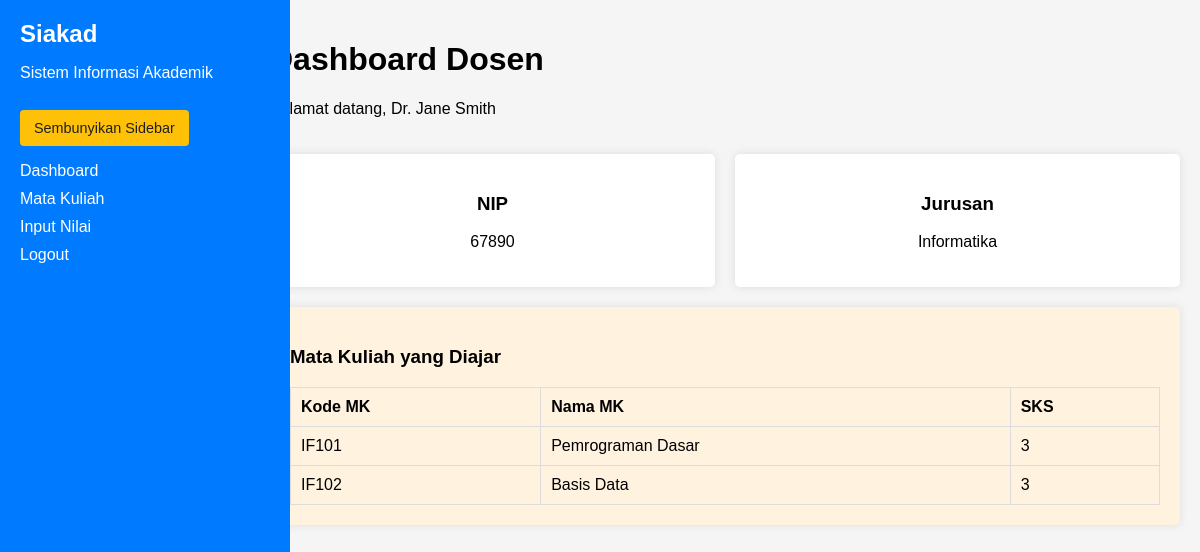
The app's page /views/dashboard_dosen.php (signed in) with its own data.
### tables this page shows
CREATE TABLE dosen (
    id INT AUTO_INCREMENT PRIMARY KEY,
    nip VARCHAR(20) UNIQUE NOT NULL,
    nama VARCHAR(100) NOT NULL,
    jurusan VARCHAR(50),
    FOREIGN KEY (nip) REFERENCES users(username) ON DELETE CASCADE
);

CREATE TABLE mata_kuliah (
    id INT AUTO_INCREMENT PRIMARY KEY,
    kode_mk VARCHAR(10) UNIQUE NOT NULL,
    nama_mk VARCHAR(100) NOT NULL,
    sks INT NOT NULL,
    dosen_id INT,
    FOREIGN KEY (dosen_id) REFERENCES dosen(id) ON DELETE SET NULL
);

### views/dashboard_dosen.php (the view, shortened to what this page needs)
<?php
include '../config/koneksi.php';
$query = "SELECT * FROM dosen WHERE nip = '{$_SESSION['user']}'";
$dosen = mysqli_fetch_assoc(mysqli_query($conn, $query));
$query_mk = "SELECT * FROM mata_kuliah WHERE dosen_id = {$dosen['id']}";
$mk_list = mysqli_query($conn, $query_mk);
?>
<!DOCTYPE html>
<html lang="en">
<head>
    <link rel="stylesheet" href="../assets/style.css">
</head>
<body>
    <div class="sidebar">
        <h2>Siakad</h2>
        <p>Sistem Informasi Akademik</p>
        <button id="sidebar-toggle-btn" class="sidebar-toggle">Sembunyikan Sidebar</button>
        <ul>
            <li><a href="#">Dashboard</a></li>
            <li><a href="#">Mata Kuliah</a></li>
            <li><a href="#">Input Nilai</a></li>
            <li><a href="logout.php">Logout</a></li>
        </ul>
    </div>
    <div class="main-content" id="main-content">
        <header>
            <div>
                <h1>Dashboard Dosen</h1>
                <p>Selamat datang, <?php echo $dosen['nama']; ?></p>
            </div>
        </header>
        <div class="summary">
            <div class="card">
                <h3>NIP</h3>
                <p><?php echo $dosen['nip']; ?></p>
            </div>
            <div class="card">
                <h3>Jurusan</h3>
                <p><?php echo $dosen['jurusan']; ?></p>
            </div>
        </div>
        <div class="table-panel">
            <h3>Mata Kuliah yang Diajar</h3>
            <table>
                <tr>
                    <th>Kode MK</th>
                    <th>Nama MK</th>
                    <th>SKS</th>
                </tr>
                <?php while ($row = mysqli_fetch_assoc($mk_list)) { ?>
                    <tr>
                        <td><?php echo $row['kode_mk']; ?></td>
                        <td><?php echo $row['nama_mk']; ?></td>
                        <td><?php echo $row['sks']; ?></td>
                    </tr>
                <?php } ?>
            </table>
        </div>
    </div>
</body>
</html>

### assets/style.css (style rules this page uses)
body { font-family: Arial, sans-serif; margin: 0; padding: 0; display: flex; background-color: #f5f5f5; }
.sidebar { width: 250px; background-color: #007bff; color: white; padding: 20px; height: 100vh; position: fixed; transition: width 0.3s ease, padding 0.3s ease; overflow: hidden; }
.main-content { margin-left: 250px; padding: 20px; width: calc(100% - 250px); transition: margin-left 0.3s ease, width 0.3s ease; }
.sidebar-toggle { display: inline-block; margin-top: 12px; padding: 10px 14px; background-color: #ffc107; color: #1f1f1f; border: none; border-radius: 4px; cursor: pointer; font-size: 0.9rem; }
header { display: flex; justify-content: space-between; align-items: center; margin-bottom: 20px; flex-wrap: wrap; }
.sidebar h2 { margin: 0; }
.sidebar ul { list-style: none; padding: 0; }
.sidebar ul li { margin: 10px 0; }
.sidebar ul li a { color: white; text-decoration: none; }
.main-content { margin-left: 250px; padding: 20px; width: calc(100% - 250px); }
header { display: flex; justify-content: space-between; align-items: center; margin-bottom: 20px; }
.summary { display: flex; gap: 20px; margin-bottom: 20px; }
.card { background: white; padding: 20px; border-radius: 5px; box-shadow: 0 0 10px rgba(0, 0, 0, 0.1); flex: 1; text-align: center; }
.table-panel { background: white; padding: 20px; border-radius: 5px; box-shadow: 0 0 10px rgba(0, 0, 0, 0.1); flex: 1; }
.table-panel:nth-child(3) { background-color: #fff3e0; }
table { width: 100%; border-collapse: collapse; }
table th, table td { padding: 10px; border: 1px solid #ddd; text-align: left; }

### records on screen
dosen: nama "Dr. Jane Smith", nip "67890", jurusan "Informatika"
mata_kuliah: kode_mk "IF101", nama_mk "Pemrograman Dasar", sks "3"
mata_kuliah: kode_mk "IF102", nama_mk "Basis Data", sks "3"
